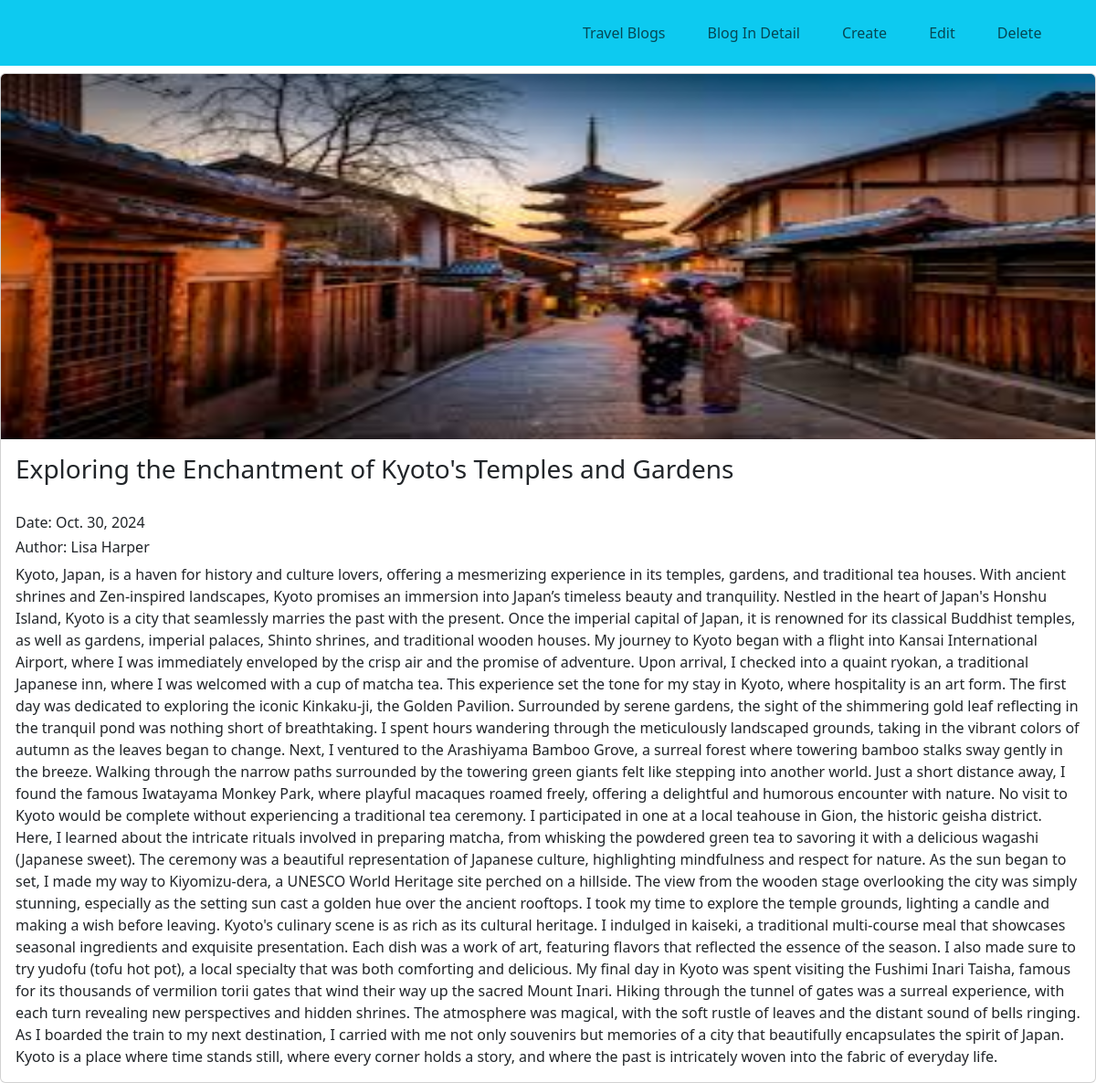
/detail/1, run on the app's committed database.
### appblog/models.py (models this page shows, shortened)
class Post(models.Model):
    id = models.BigAutoField(primary_key=True)
    title = models.CharField(max_length=500)
    title_content = models.TextField(max_length=5000, default=True)
    content = models.TextField(max_length=5000)
    date = models.DateField(auto_now=True)
    author = models.CharField(max_length=300)
    img=models.ImageField(upload_to='Travel', default='default_image.jpg')

### appblog/views.py (the view)
# urls.py: path('detail/<int:pk>',DetailBlog.as_view(), name='detail'),
class DetailBlog(DetailView):
    model=Post
    template_name='detail.html'
    context_object_name='blg'

### appblog/templates/detail.html (shortened to what this page needs)
{% extends 'nav.html' %}
{% block content %}
{% load static %}
<!doctype html>
<html lang="en">
  <head>
    <link href="https://cdn.jsdelivr.net/npm/bootstrap@5.3.3/dist/css/bootstrap.min.css" rel="stylesheet">
  </head>
  <body>
      <div class="card-container">
        <div class="card" style="width: 100%;">
            <img src="{{ blg.img.url }}" class="card-img-top" alt="..." height="400px">
            <div class="card-body">
            <h3 class="card-title">{{blg.title}}</h3><br>
            <h6 class="card-title">Date: {{blg.date}}</h6>
            <h6 class="card-title">Author: {{blg.author}}</h6>
            <p class="card-text">{{blg.content}}</p>
            </div>
        </div>
    </div>
  </body>
</html>
{% endblock %}

### appblog/templates/detail.html (style rules this page uses)
.card-container { width: 100%; display: flex; flex-direction: row; justify-content: space-around; }

### data on the page
Post: img (picture), title "Exploring the Enchantment of Kyoto's Temples and Gardens", date "Oct. 30, 2024", author "Lisa Harper", content "Kyoto, Japan, is a haven for history and culture lovers, offering a mesmerizing experience in its temples, gardens, and traditional tea houses. With ancient shrines and Zen-inspired landscapes, Kyoto promises an immersion into Japan’s timeless beauty and tranquility. Nestled in the heart of Japan's Honshu Island, Kyoto is a city that seamlessly marries the past with the present. Once the imperial capital of Japan, it is renowned for its classical Buddhist temples, as well as gardens, imperial palaces, Shinto shrines, and traditional wooden houses. My journey to Kyoto began with a flight into Kansai International Airport, where I was immediately enveloped by the crisp air and the promise of…"
